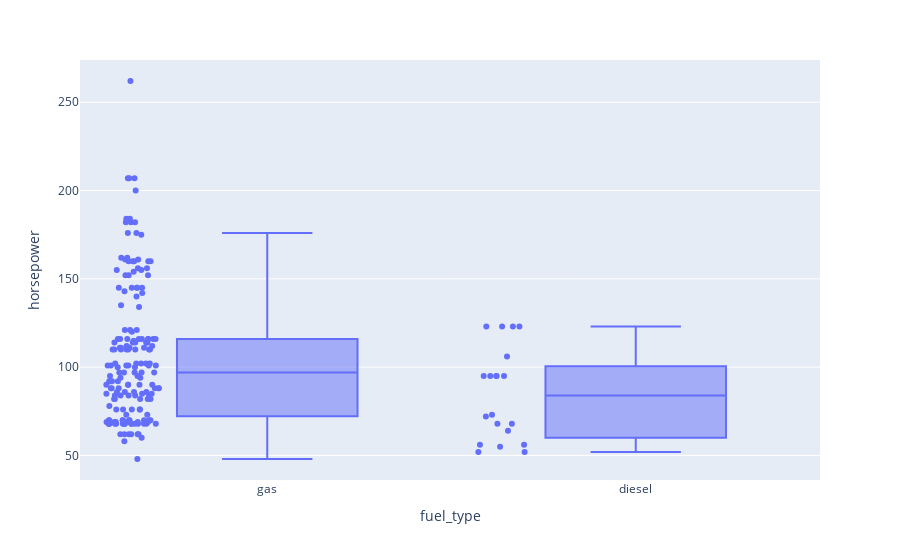

Notebook source saved alongside this figure:
### Markdown cell above
### Boxplot with underlying data

### Code cell
fig = px.box(df, x="fuel_type", y="horsepower", points="all")
fig.show()

### Figure 1 — Plotly figure (JSON) as saved in the notebook; plotly's stock layout.template omitted (floating-point values rounded to 4 significant figures; data arrays with more than 128 entries replaced by an {"elided": "..."} marker saying what was removed)
{"data": [{"alignmentgroup": "True", "boxpoints": "all", "hovertemplate": "fuel_type=%{x}<br>horsepower=%{y}<extra></extra>", "legendgroup": "", "marker": {"color": "#636efa"}, "name": "", "notched": false, "offsetgroup": "", "orientation": "v", "showlegend": false, "type": "box", "x": {"elided": "201 str values"}, "x0": " ", "xaxis": "x", "y": {"elided": "201 int values"}, "y0": " ", "yaxis": "y"}], "layout": {"boxmode": "group", "legend": {"tracegroupgap": 0}, "margin": {"t": 60}, "xaxis": {"anchor": "y", "domain": [0, 1], "title": {"text": "fuel_type"}}, "yaxis": {"anchor": "x", "domain": [0, 1], "title": {"text": "horsepower"}}}}
